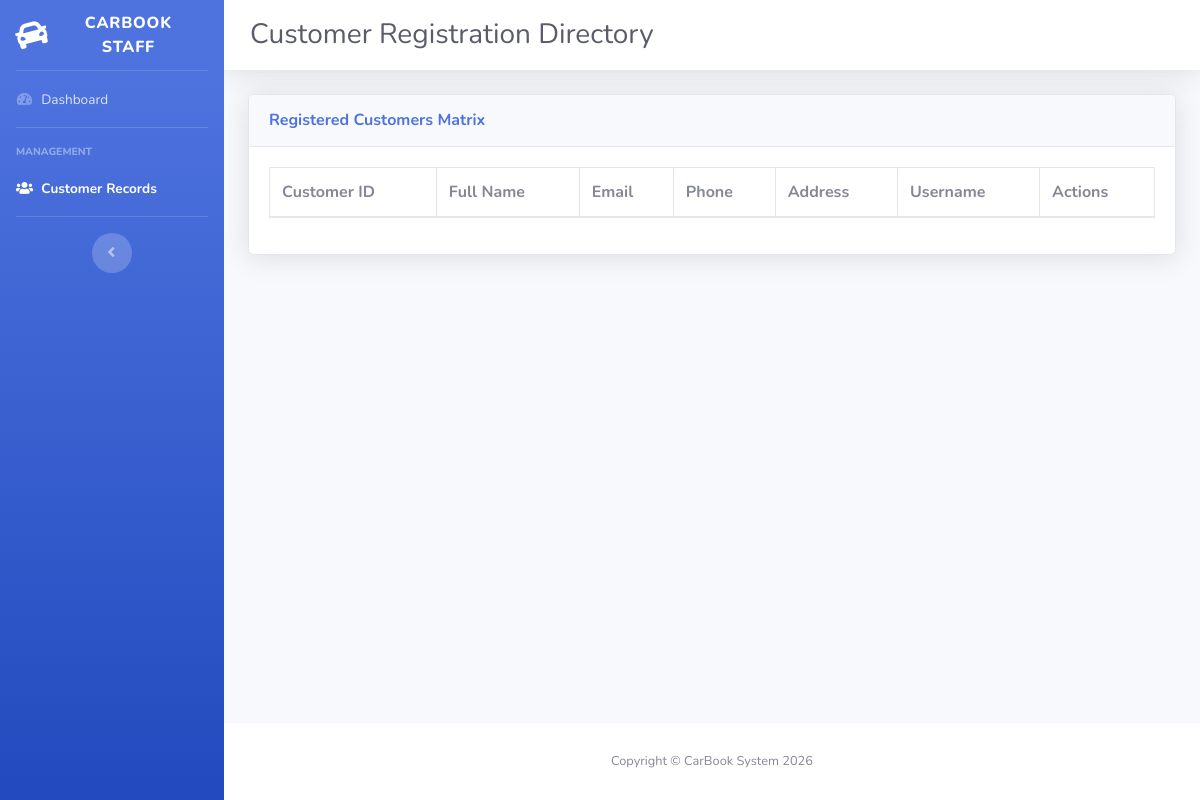
The app's page /STAFF/customer_record.php, older data.
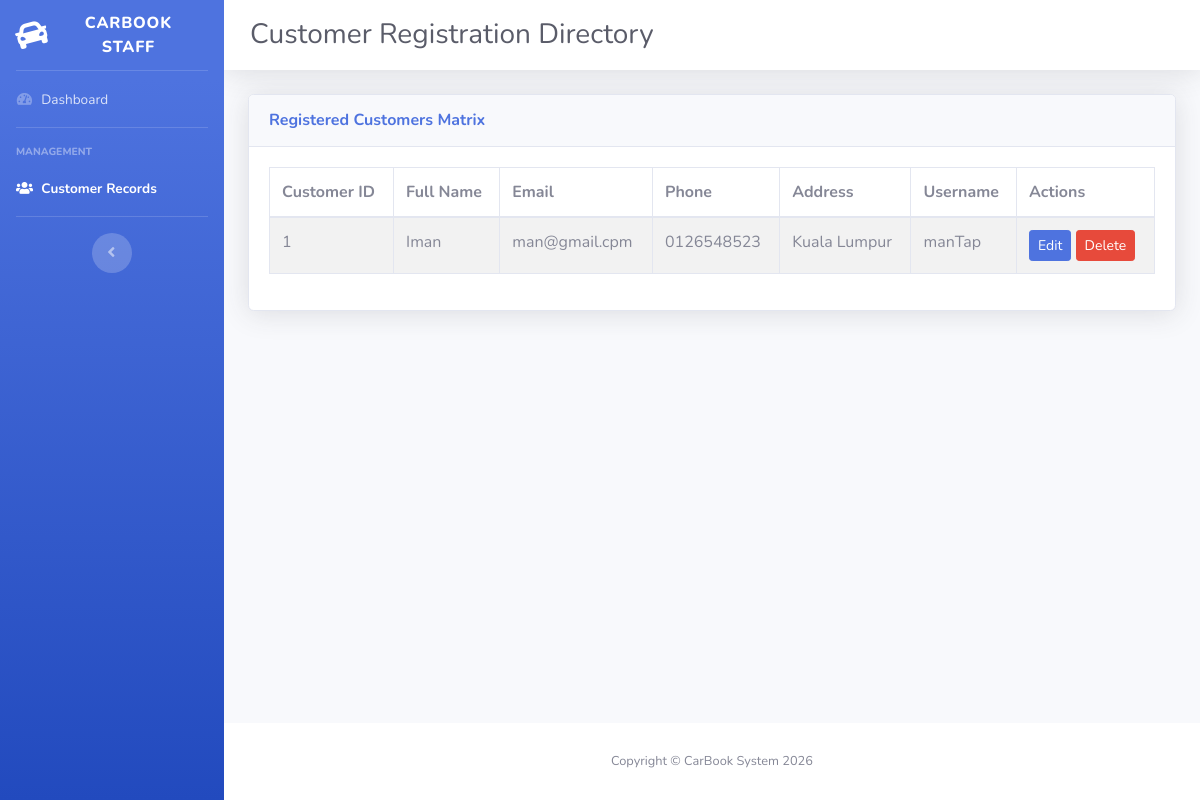
The same page, newer data.
### tables this page shows
CREATE TABLE `customer` (
  `CustomerID` int(11) NOT NULL,
  `FullName` varchar(100) NOT NULL,
  `Email` varchar(100) NOT NULL,
  `PhoneNumber` varchar(20) DEFAULT NULL,
  `Address` varchar(255) DEFAULT NULL,
  `Username` varchar(50) DEFAULT NULL,
  `Password` varchar(255) DEFAULT NULL
);

### STAFF/customer_record.php (the view, shortened to what this page needs)
<?php
$host    = "localhost";
$db_user = "root";
$db_pass = "";
$db_name = "car_rental_db";
$conn = mysqli_connect($host, $db_user, $db_pass, $db_name);
$query  = "SELECT CustomerID, FullName, Email, PhoneNumber, Address, Username FROM customer ORDER BY CustomerID DESC";
$result = mysqli_query($conn, $query);
?>
<!DOCTYPE html>
<html lang="en">
<head>
    <link href="vendor/fontawesome-free/css/all.min.css" rel="stylesheet" type="text/css">
    <link href="css/sb-admin-2.min.css" rel="stylesheet">
    <link href="vendor/datatables/dataTables.bootstrap4.min.css" rel="stylesheet">
</head>
<body id="page-top">
    <div id="wrapper">
        <ul class="navbar-nav bg-gradient-primary sidebar sidebar-dark accordion" id="accordionSidebar">
            <a class="sidebar-brand d-flex align-items-center justify-content-center" href="index.php">
                <div class="sidebar-brand-icon rotate-n-15">
                    <i class="fas fa-car"></i>
                </div>
                <div class="sidebar-brand-text mx-3">CarBook Staff</div>
            </a>
            <hr class="sidebar-divider my-0">
            <li class="nav-item">
                <a class="nav-link" href="index.php">
                    <i class="fas fa-fw fa-tachometer-alt"></i>
                    <span>Dashboard</span></a>
            </li>
            <hr class="sidebar-divider">
            <div class="sidebar-heading">Management</div>
            <li class="nav-item active">
                <a class="nav-link" href="customer_record.php">
                    <i class="fas fa-fw fa-users"></i>
                    <span>Customer Records</span></a>
            </li>
            <hr class="sidebar-divider d-none d-md-block">
            <div class="text-center d-none d-md-inline">
                <button class="rounded-circle border-0" id="sidebarToggle"></button>
            </div>
        </ul>
        <div id="content-wrapper" class="d-flex flex-column" style="width: 100%;">
            <div id="content">
                <nav class="navbar navbar-expand navbar-light bg-white topbar mb-4 static-top shadow">
                    <h1 class="h3 mb-0 text-gray-800" style="padding-left: 10px;">Customer Registration Directory</h1>
                </nav>
                <div class="container-fluid">
                    <div class="card shadow mb-4">
                        <div class="card-header py-3">
                            <h6 class="m-0 font-weight-bold text-primary">Registered Customers Matrix</h6>
                        </div>
                        <div class="card-body">
                            <div class="table-responsive">
                                <table class="table table-bordered table-striped" id="dataTable" width="100%" cellspacing="0">
<thead>
    <tr>
        <th>Customer ID</th>
        <th>Full Name</th>
        <th>Email</th>
        <th>Phone</th>
        <th>Address</th>
        <th>Username</th>
        <th>Actions</th> </tr>
</thead>
<tbody>
    <?php while($row = mysqli_fetch_assoc($result)) { ?>
    <tr>
        <td><?php echo $row['CustomerID']; ?></td>
        <td><?php echo $row['FullName']; ?></td>
        <td><?php echo $row['Email']; ?></td>
        <td><?php echo $row['PhoneNumber']; ?></td>
        <td><?php echo $row['Address']; ?></td>
        <td><?php echo $row['Username']; ?></td>
        <td>
            <a href="edit_customer.php?id=<?php echo $row['CustomerID']; ?>" class="btn btn-sm btn-primary">Edit</a>
            <a href="delete_customer.php?id=<?php echo $row['CustomerID']; ?>"
               class="btn btn-sm btn-danger"
               onclick="return confirm('Are you sure?');">Delete</a>
        </td>
    </tr>
    <?php } ?>
</tbody>
                                </table>
                            </div>
                        </div>
                    </div>
                </div>
                </div>
            <footer class="sticky-footer bg-white">
                <div class="container my-auto">
                    <div class="copyright text-center my-auto">
                        <span>Copyright &copy; CarBook System 2026</span>
                    </div>
                </div>
            </footer>
            </div>
        </div>
</body>
</html>

Row changes from the older to the newer data that the page shows:
added customer: CustomerID "1", FullName "Iman", Email "man@gmail.cpm", PhoneNumber "0126548523", Address "Kuala Lumpur", Username "manTap"
